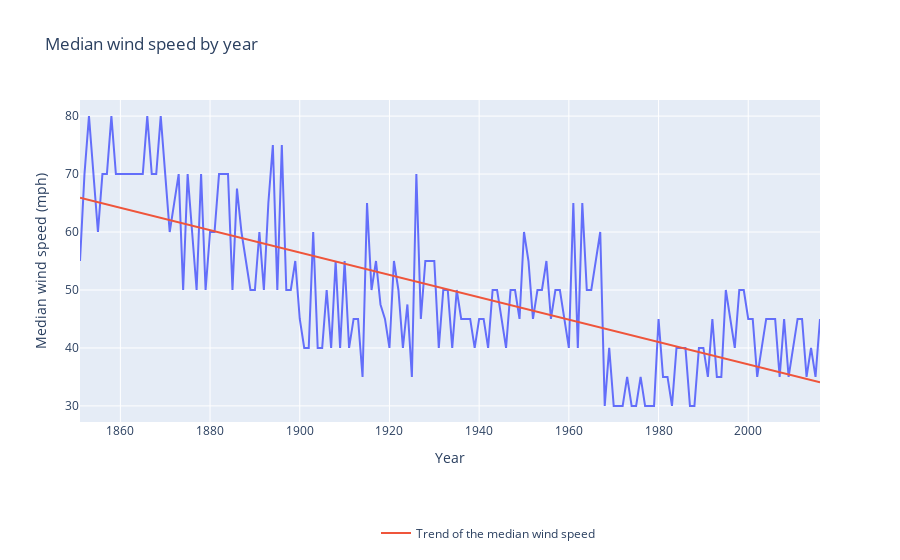

Source (notebook cell):
### Code cell
# Plot the wind speed by year
df['Wind']

df_grouped_by_year_wind = df.groupby('year')['Wind'].median().reset_index(name='median_wind')
fig = px.line(df_grouped_by_year_wind, x='year', y='median_wind', title='Median wind speed by year')
trend_median_wind = np.polyfit(df_grouped_by_year_wind['year'], df_grouped_by_year_wind['median_wind'], 1)
fig.add_trace(go.Scatter(x=df_grouped_by_year_wind['year'], y=trend_median_wind[0]*df_grouped_by_year_wind['year']+trend_median_wind[1], mode='lines', name='Trend of the median wind speed'))
fig.update_layout(legend=dict(x=0.4, y=-0.3, orientation='h'))
fig.update_xaxes(title_text='Year')
fig.update_yaxes(title_text='Median wind speed (mph)')
fig.show()

### Figure 1 — Plotly figure (JSON) as saved in the notebook; plotly's stock layout.template omitted (floating-point values rounded to 4 significant figures; data arrays with more than 128 entries replaced by an {"elided": "..."} marker saying what was removed)
{"data": [{"hovertemplate": "year=%{x}<br>median_wind=%{y}<extra></extra>", "legendgroup": "", "line": {"color": "#636efa", "dash": "solid"}, "marker": {"symbol": "circle"}, "mode": "lines", "name": "", "orientation": "v", "showlegend": false, "type": "scatter", "x": {"elided": "166 int values"}, "xaxis": "x", "y": {"elided": "166 float values"}, "yaxis": "y"}, {"mode": "lines", "name": "Trend of the median wind speed", "type": "scatter", "x": {"elided": "166 int values"}, "y": {"elided": "166 float values"}}], "layout": {"legend": {"orientation": "h", "tracegroupgap": 0, "x": 0.4, "y": -0.3}, "title": {"text": "Median wind speed by year"}, "xaxis": {"anchor": "y", "domain": [0, 1], "title": {"text": "Year"}}, "yaxis": {"anchor": "x", "domain": [0, 1], "title": {"text": "Median wind speed (mph)"}}}}
